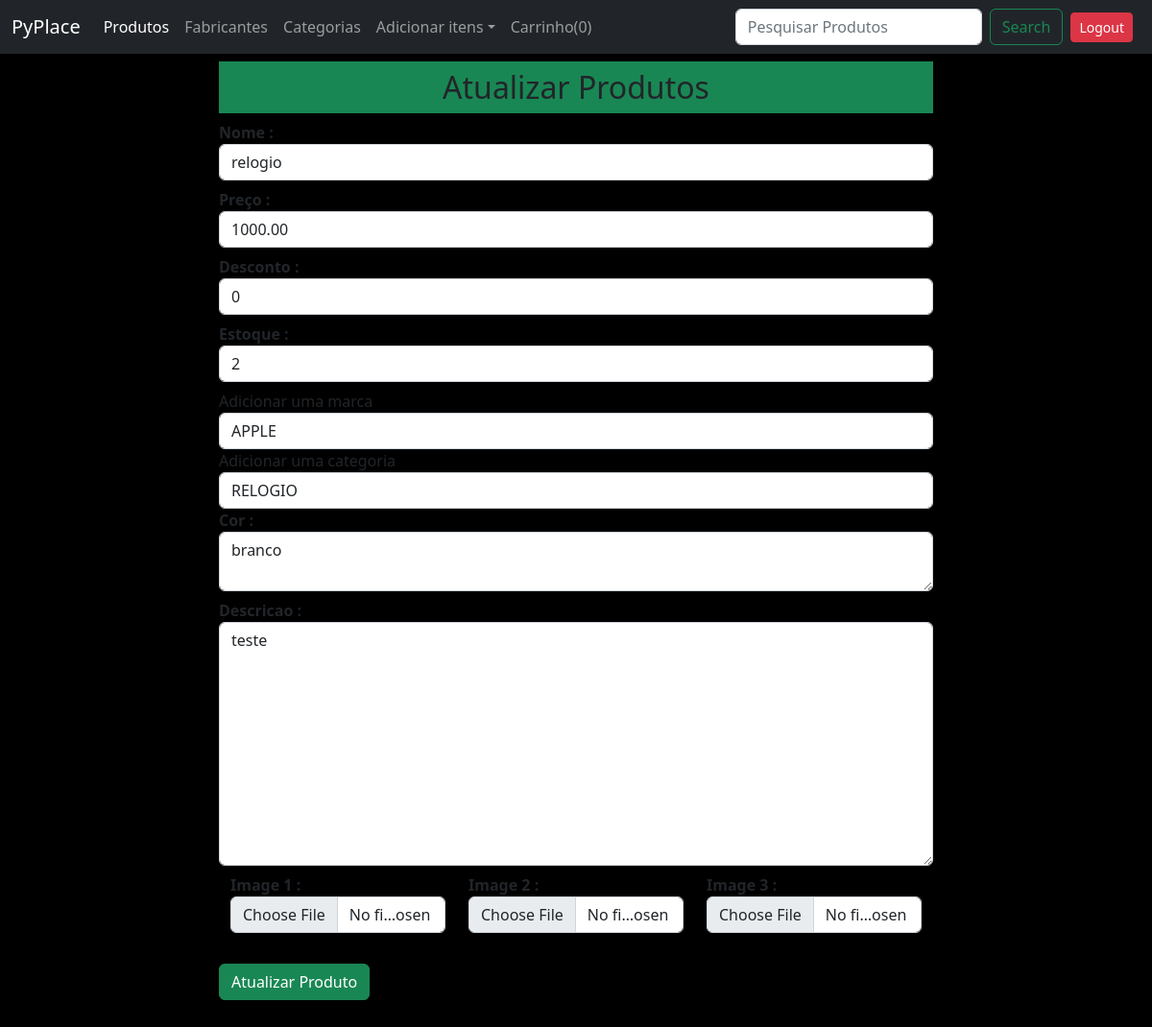
Before: /updateproduto/6 (signed in) with the older database file.
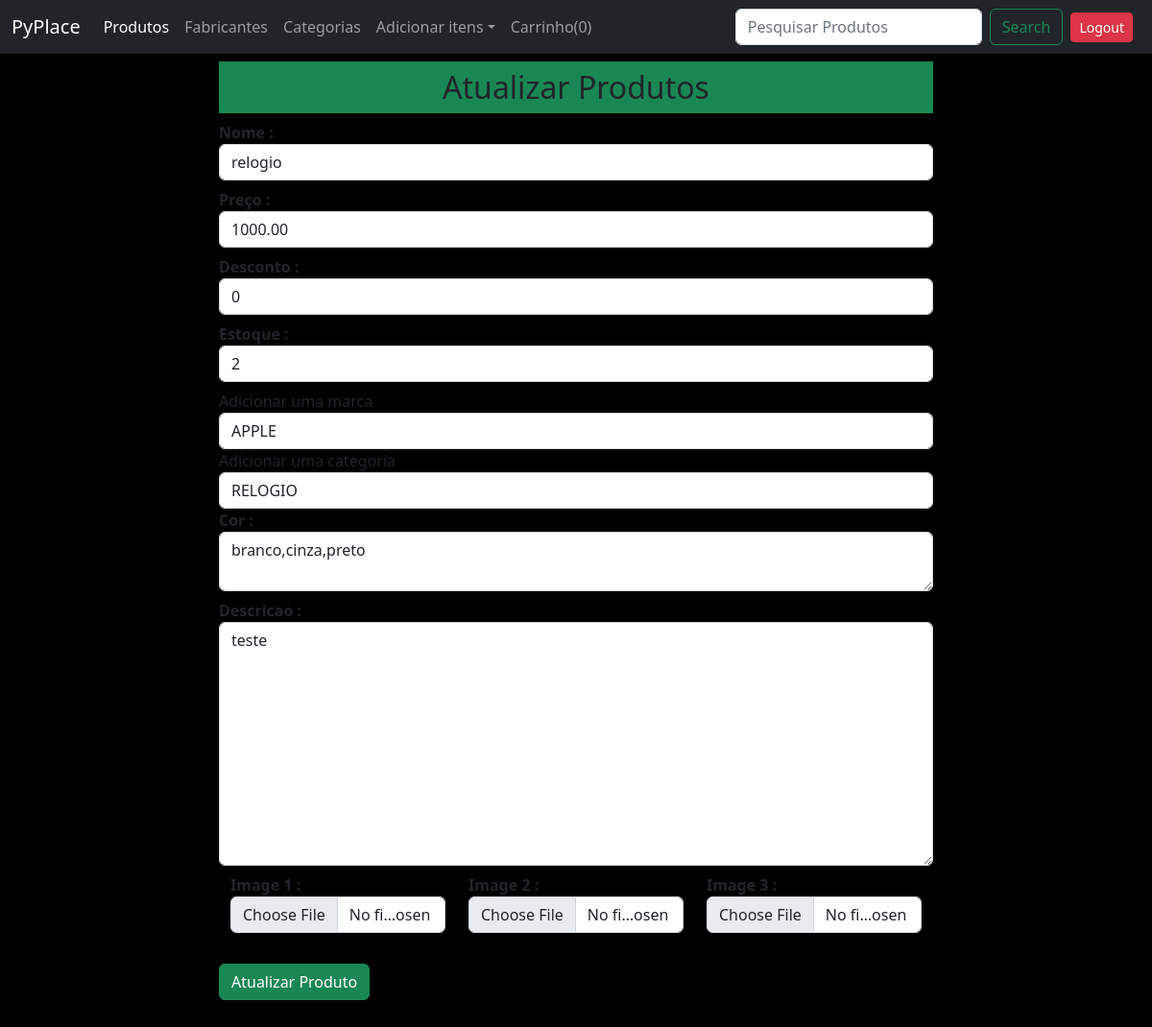
After: the same page with the newer database file.
### loja/produtos/models.py (models this page shows)
class Addproduto(db.Model):
    id=db.Column(db.Integer,primary_key=True)
    name=db.Column(db.String(80),nullable=False)
    price = db.Column(db.Numeric(10,2), nullable=False)
    discount = db.Column(db.Integer, default=0)
    stock = db.Column(db.Integer, nullable=False)
    colors = db.Column(db.Text, nullable=False)
    desc = db.Column(db.Text, nullable=False)
    pub_date = db.Column(db.DateTime, nullable=False, default=datetime.utcnow)
    marca_id = db.Column(db.Integer, db.ForeignKey('marcas.id'), nullable=False)
    marca = db.relationship('Marcas',backref=db.backref('marcas', lazy=True))
    categoria_id = db.Column(db.Integer, db.ForeignKey('categorias.id'), nullable=False)
    categoria = db.relationship('Categorias',backref=db.backref('categorias', lazy=True))
    image_1 = db.Column(db.String(150), nullable=False, default='image.jpg')
    image_2 = db.Column(db.String(150), nullable=False, default='image.jpg')
    image_3 = db.Column(db.String(150), nullable=False, default='image.jpg')

### loja/produtos/rotas.py (the view, shortened to what this page needs)
@app.route('/updateproduto/<int:id>' , methods=['GET','POST'])
def updateproduto(id):
    if 'email' not in session:
        flash(f'favor fazer seu login no sistema', 'danger')
        return redirect(url_for('login'))
    marcas = Marcas.query.all()
    categorias = Categorias.query.all()
    produto = Addproduto.query.get_or_404(id)
    marca = request.form.get('marca')
    categoria = request.form.get('categoria')
    form=Addprodutos(request.form)
    form.name.data = produto.name
    form.price.data = produto.price
    form.discount.data = produto.discount
    form.stock.data = produto.stock
    form.discription.data = produto.desc
    form.colors.data = produto.colors
    return render_template('/produtos/updateproduto.html', title='Atualizar Produtos', form=form, marcas=marcas, categorias=categorias, produto=produto)

### loja/produtos/forms.py
class Addprodutos(Form):
    name = StringField('Nome :',[validators.DataRequired()])
    price = DecimalField('Preço :',[validators.DataRequired()])
    discount = IntegerField('Desconto :',[validators.DataRequired()])
    stock = IntegerField('Estoque :',[validators.DataRequired()])
    discription = TextAreaField('Descricao :',[validators.DataRequired()])
    colors = TextAreaField('Cor :',[validators.DataRequired()])
    image_1 = FileField('Image 1 :', validators=[FileAllowed(['jpg','png','gif','jpeg'])])
    image_2 = FileField('Image 2 :', validators=[FileAllowed(['jpg','png','gif','jpeg'])])
    image_3 = FileField('Image 3 :', validators=[FileAllowed(['jpg','png','gif','jpeg'])])

### loja/templates/produtos/updateproduto.html (shortened to what this page needs)
{% extends 'layouts.html' %}
{% block content %}
<div class="container">
    <div class="row">
    <div class="col-md-2"></div>
    <div class="col-md-8 p-2">
        <h2 class="text-center bg-success p-2">Atualizar Produtos</h2>
        {% from "_formularioajuda.html" import render_field %}
        <form action="" method="post" enctype="multipart/form-data">
            {{ render_field(form.name, class="form-control", placeholder="Nome do produto") }}
            {{ render_field(form.price, class="form-control", placeholder="Preco do produto") }}
            {{ render_field(form.discount, class="form-control", placeholder="Desconto do produto") }}
            {{ render_field(form.stock, class="form-control", placeholder="Estoque do produto") }}
            <label for="marca">Adicionar uma marca</label>
            <select name="marca" id="marca" class="form-control" required>
                <option value="{{produto.marca_id}}">{{produto.marca.name}}</option>
            </select>
            <label for="categoria">Adicionar uma categoria</label>
            <select name="categoria" id="categoria" class="form-control" required>
                <option value="{{produto.categoria_id}}">{{produto.categoria.name}}</option>
            </select>
            {{ render_field(form.colors, class="form-control", placeholder="Cor do produto") }}
            {{ render_field(form.discription, class="form-control", placeholder="Descricao do produto", rows="10") }}
            <div class="container">
                <div class="row">
                    <div class="col-md-4">{{ render_field(form.image_1, class="form-control") }}</div>
                    <div class="col-md-4">{{ render_field(form.image_2, class="form-control") }}</div>
                    <div class="col-md-4">{{ render_field(form.image_3, class="form-control") }}</div>
                </div>
            </div>
            <button type="submit" class="btn btn-success mt-4 mb-5" >Atualizar Produto</button>
        </form>
    </div>
    <div class="col-md-2"></div>
</div>
</div>
{% endblock content %}

Changed rows visible on the page:
changed Addproduto "relogio": colors "branco" → "branco,cinza,preto"
